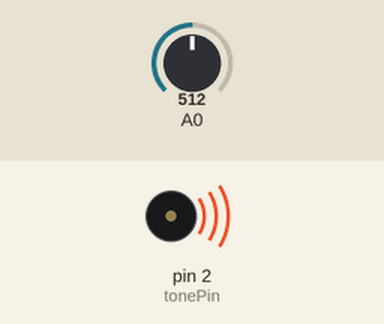
Simulated run of this sketch. Board: Arduino Uno, built with avr-gcc and run on an emulated ATmega328P. On the bench: buzzer (waves = sounding). Inputs (shaded band) come from the test bench; at power-on: A0 = 512. What the sketch prints to the serial monitor is not drawn.

Above: at 0.1 s.
Timing chart, 0 to 40.0 s (numbered marks = the images above):
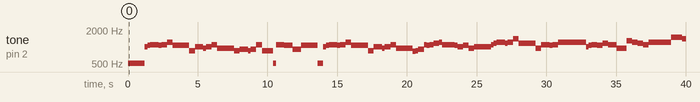

The sketch:

345.ino
```cpp
int VR = 0 ;
int     NOTE_D0 = -1 ;
int     NOTE_D1 = 294     ;
int     NOTE_D2 =  330     ;
int     NOTE_D3 =  350     ;
int     NOTE_D4 =  393     ;
int     NOTE_D5 =  441     ;
int     NOTE_D6 =  495     ;
int     NOTE_D7 =  556     ;

int     NOTE_DL1 =  147     ;
int     NOTE_DL2 = 165     ;
int     NOTE_DL3 =  175     ;
int     NOTE_DL4 =  196     ;
int     NOTE_DL5 =  221     ;
int     NOTE_DL6 =  248     ;
int     NOTE_DL7 =  278     ;

int     NOTE_DH1 =  589     ;
int     NOTE_DH2 =  661     ;
int     NOTE_DH3 =  700     ;
int     NOTE_DH4 =  786     ;
int     NOTE_DH5 =  882     ;
int     NOTE_DH6 =  990     ;
int     NOTE_DH7 =  112      ;
//以上部分是定义是把每个音符和频率值对应起来，其实不用打这么多，但是都打上了，后面可以随意编写
int tune[] =
{
 NOTE_D0,NOTE_D0,NOTE_D0,NOTE_D6,NOTE_D7,NOTE_DH1,NOTE_D7,NOTE_DH1,NOTE_DH3,NOTE_D7,NOTE_D7,NOTE_D7,NOTE_D3,NOTE_D3,
 NOTE_D6,NOTE_D5,NOTE_D6,NOTE_DH1,NOTE_D5,NOTE_D5,NOTE_D5,NOTE_D3,NOTE_D4,NOTE_D3,NOTE_D4,NOTE_DH1,
 NOTE_D3,NOTE_D3,NOTE_D0,NOTE_DH1,NOTE_DH1,NOTE_DH1,NOTE_D7,NOTE_D4,NOTE_D4,NOTE_D7,NOTE_D7,NOTE_D7,NOTE_D0,NOTE_D6,NOTE_D7,
 NOTE_DH1,NOTE_D7,NOTE_DH1,NOTE_DH3,NOTE_D7,NOTE_D7,NOTE_D7,NOTE_D3,NOTE_D3,NOTE_D6,NOTE_D5,NOTE_D6,NOTE_DH1,
 NOTE_D5,NOTE_D5,NOTE_D5,NOTE_D2,NOTE_D3,NOTE_D4,NOTE_DH1,NOTE_D7,NOTE_D7,NOTE_DH1,NOTE_DH1,NOTE_DH2,NOTE_DH2,NOTE_DH3,NOTE_DH1,NOTE_DH1,NOTE_DH1,
 NOTE_DH1,NOTE_D7,NOTE_D6,NOTE_D6,NOTE_D7,NOTE_D5,NOTE_D6,NOTE_D6,NOTE_D6,NOTE_DH1,NOTE_DH2,NOTE_DH3,NOTE_DH2,NOTE_DH3,NOTE_DH5,
 NOTE_DH2,NOTE_DH2,NOTE_DH2,NOTE_D5,NOTE_D5,NOTE_DH1,NOTE_D7,NOTE_DH1,NOTE_DH3,NOTE_DH3,NOTE_DH3,NOTE_DH3,NOTE_DH3,
 NOTE_D6,NOTE_D7,NOTE_DH1,NOTE_D7,NOTE_DH2,NOTE_DH2,NOTE_DH1,NOTE_D5,NOTE_D5,NOTE_D5,NOTE_DH4,NOTE_DH3,NOTE_DH2,NOTE_DH1,
 NOTE_DH3,NOTE_DH3,NOTE_DH3,NOTE_DH3,NOTE_DH6,NOTE_DH6,NOTE_DH5,NOTE_DH5,NOTE_DH3,NOTE_DH2,NOTE_DH1,NOTE_DH1,NOTE_D0,NOTE_DH1,
 NOTE_DH2,NOTE_DH1,NOTE_DH2,NOTE_DH2,NOTE_DH5,NOTE_DH3,NOTE_DH3,NOTE_DH3,NOTE_DH3,NOTE_DH6,NOTE_DH6,NOTE_DH5,NOTE_DH5,
 NOTE_DH3,NOTE_DH2,NOTE_DH1,NOTE_DH1,NOTE_D0,NOTE_DH1,NOTE_DH2,NOTE_DH1,NOTE_DH2,NOTE_DH2,NOTE_D7,NOTE_D6,NOTE_D6,NOTE_D6,NOTE_D6,NOTE_D7
};//这部分就是整首曲子的音符部分，用了一个序列定义为tune，整数

float duration[]=

{
  1,1,1,0.5,0.5,     1+0.5,0.5,1,1,     1,1,1,0.5,0.5,
  1+0.5,0.5,1,1,     1,1,1,1,          1+0.5,0.5,1,1,
  1,1,0.5,0.5,0.5,0.5,    1+0.5,0.5,1,1,     1,1,1,0.5,0.5,
  1+0.5,0.5,1,1,    1,1,1,0.5,0.5,     1+0.5,0.5,1,1,
  1,1,1,0.5,0.5,    1,0.5,0.25,0.25,0.25,0.5,    0.5,0.5,0.5,0.25,0.5,1,
  0.5,0.5,0.5,0.5,1,1,    1,1,1,0.5,0.5,    1+0.5,0.5,1,1,
  1,1,1,0.5,0.5,    1.5,0.5,1,1,    1,1,1,1,
  0.5,0.5,1,1,0.5,0.5,    1.5,0.25,0.5,1,    1,1,1,1,
  1,1,1,1,    1,1,1,1,    0.5,0.5,1,1,0.5,0.5,
  1,0.5,0.5,1,1,    1,1,1,1,    1,1,1,1,
  0.5,0.5,1,1,0.5,0.5,    1,0.5,0.25,0.5,1,    1,1,1,0.5,0.5
};//这部分是整首曲子的节拍部分，也定义个序列duration，浮点（数组的个数和前面音符的个数是一样的，一一对应么）


#define WHOLE 1
#define HALF 0.5
#define QUARTER 0.25
#define EIGHTH 0.25
#define SIXTEENTH 0.625
//这部分是用英文对应了拍子，这样后面也比较好看


int length;//这里定义一个变量，后面用来表示共有多少个音符
int tonePin=2;//蜂鸣器的pin

void setup()
{
  Serial.begin(9600);
  pinMode(tonePin,OUTPUT);
  length = sizeof(tune)/sizeof(tune[0]);//这里用了一个sizeof函数， 可以查出tone序列里有多少个音符
}

void loop()
{

  for(int x=0;x<length;x++)//循环音符的次数
  {
    VR = analogRead(A0);
    Serial.println(VR);
    tone(tonePin,tune[x]+VR);//此函数依次播放tune序列里的数组，即每个 音符
    delay(400*duration[x]);//每个音符持续的时间，即节拍duration，是调整时间的越大，曲子速度越慢，越小曲子速度越快，自己掌握吧
    noTone(tonePin);//停止当前音符，进入下一音符
  }
    delay(5000);//等待5秒后，循环重新开始


}
```

Measured:
- by itself, tone on pin 2 (tonePin): plays 511 Hz for 1.2 s, 1007 Hz for 0.20 s, 1068 Hz for 0.20 s, 1101 Hz for 0.60 s, 1068 Hz for 0.20 s, 1101 Hz for 0.40 s … (79 notes in this stretch)
